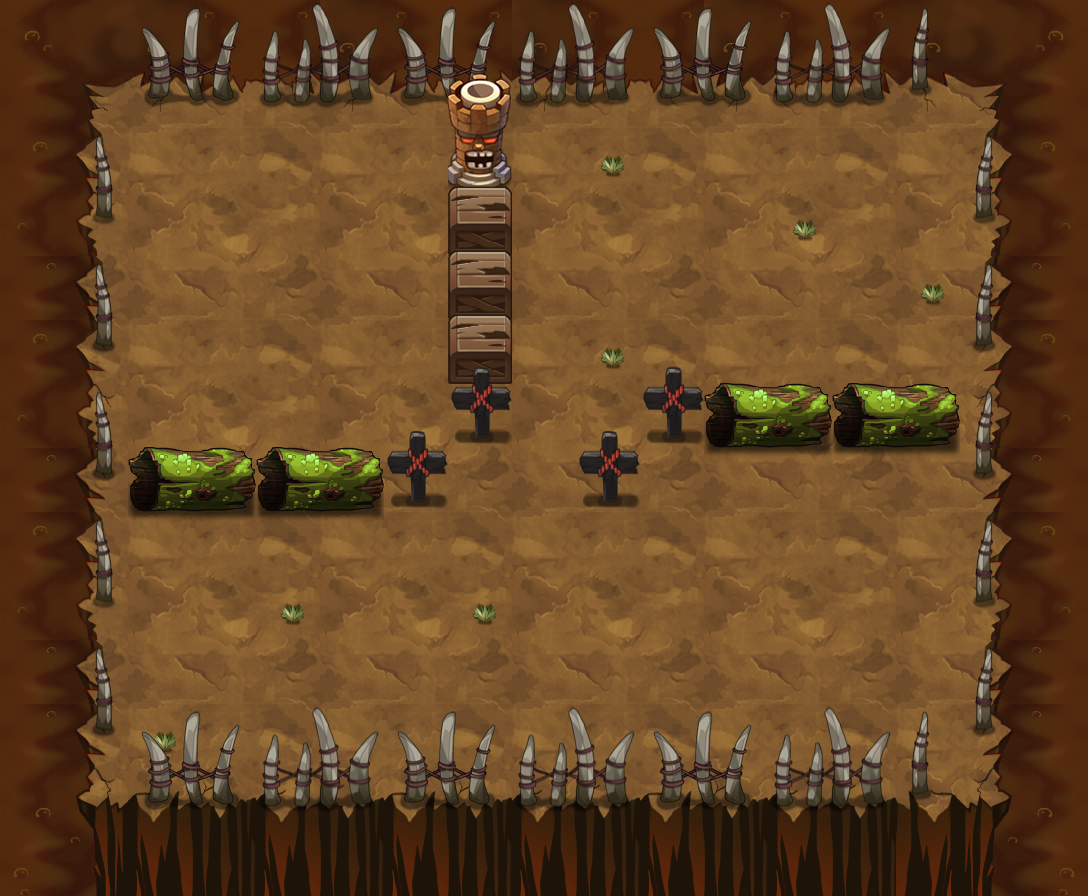

A 2D game scene composited from a Tiled map and its tileset images. What follows is a short description and the map's XML, with each tile layer's data collapsed to a summary:
An orthogonal 17x14 tile map with 64x64 px tiles, 12 tile layers (PASS, 块层 2, 块层 5, 块层 3, ...) and 31 objects (27x TRAP, 3x yjdw2, PLAYER).

<map version="1.0" orientation="orthogonal" width="17" height="14" tilewidth="64" tileheight="64">
<properties>
  <property name="DESTRY1" value="25" />
  <property name="DESTRY2" value="27" />
  <property name="DESTRY_COUNT" value="2" />
  <property name="EXP" value="1055" />
  <property name="ITEM" value="D039" /> 
  <property name="MONEY" value="1583" />
</properties>
 <tileset firstgid="1" name="yjbl" tilewidth="64" tileheight="64">
  <image source="yjbl-hd.png" width="900" height="1200" />
 </tileset>
 <layer name="PASS" width="17" height="14">
  <data>[238 cells, 124 non-empty, 10 distinct tile ids]</data>
 </layer>
 <layer name="块层 2" width="17" height="14">
  <data>[238 cells, 238 non-empty, 31 distinct tile ids]</data>
 </layer>
 <layer name="块层 5" width="17" height="14">
  <data>[238 cells, 8 non-empty, 2 distinct tile ids]</data>
 </layer>
 <layer name="块层 3" width="17" height="14">
  <data>[238 cells, 66 non-empty, 11 distinct tile ids]</data>
 </layer>
 <layer name="块层 6" width="17" height="14">
  <data>[238 cells, 16 non-empty, 5 distinct tile ids]</data>
 </layer>
 <layer name="SHELTER 11" width="17" height="14">
  <data>[238 cells, 13 non-empty, 5 distinct tile ids]</data>
 </layer>
 <layer name="SHELTER 6" width="17" height="14">
  <data>[238 cells, 6 non-empty, 3 distinct tile ids]</data>
 </layer>
 <layer name="SHELTER 5" width="17" height="14">
  <data>[238 cells, 6 non-empty, 3 distinct tile ids]</data>
 </layer>
 <layer name="SHELTER 4" width="17" height="14">
  <data>[238 cells, 1 non-empty, 1 distinct tile ids]</data>
 </layer>
 <layer name="SHELTER 3" width="17" height="14">
  <data>[238 cells, 1 non-empty, 1 distinct tile ids]</data>
 </layer>
 <layer name="SHELTER 2" width="17" height="14">
  <data>[238 cells, 1 non-empty, 1 distinct tile ids]</data>
 </layer>
 <layer name="SHELTER 1" width="17" height="14">
  <data>[238 cells, 1 non-empty, 1 distinct tile ids]</data>
 </layer>
 <objectgroup name="对象层 1" width="34" height="28">
  <object name="PLAYER" type="PLAYER" x="896" y="192" width="64" height="64" />
  <object name="yjdw2" x="192" y="704" width="64" height="64">
   <properties>
    <property name="lua_ai" value="monster_yjdw_ai" />
    <property name="quality" value="yjdw2.quality" />
   </properties>
  </object>
  <object name="yjdw2" x="384" y="576" width="64" height="64">
   <properties>
    <property name="lua_ai" value="monster_yjdw_ai" />
    <property name="quality" value="yjdw2.quality" />
   </properties>
  </object>
  <object name="yjdw2" x="192" y="256" width="64" height="64">
   <properties>
    <property name="lua_ai" value="monster_yjdw_ai" />
    <property name="quality" value="yjdw2.quality" />
   </properties>
  </object>
  <object name="liusha" type="TRAP" x="256" y="256" width="64" height="64">
   <properties>
    <property name="lua_ai" value="trap_mire_ai" />
    <property name="trap_ani" value="liusha.actor" />
    <property name="trap_floor" value="true" />
    <property name="trap_sh" value="1" />
    <property name="trap_sw" value="1" />
   </properties>
  </object>
  <object name="liusha" type="TRAP" x="768" y="576" width="64" height="64">
   <properties>
    <property name="lua_ai" value="trap_mire_ai" />
    <property name="trap_ani" value="liusha.actor" />
    <property name="trap_floor" value="true" />
    <property name="trap_sh" value="1" />
    <property name="trap_sw" value="1" />
   </properties>
  </object>
  <object name="fire_control1" type="TRAP" x="896" y="704" width="64" height="64">
   <properties>
    <property name="trap_ani" value="switch.actor" />
    <property name="trap_floor" value="true" />
    <property name="trap_id" value="0" />
    <property name="trap_script" value="trap(&quot;fire_control1&quot;):setOpened( false ); trap(&quot;fire1&quot;):setVisit( false );" />
    <property name="trap_sound_id" value="2" />
    <property name="trap_start_mode" value="0" />
    <property name="trap_state" value="open" />
   </properties>
  </object>
  <object name="fire1" type="TRAP" x="448" y="192" width="64" height="192">
   <properties>
    <property name="trap_id" value="1" />
    <property name="trap_particle" value="trap_fire_down_up_3.plist" />
    <property name="trap_state" value="open" />
   </properties>
  </object>
  <object name="belt_right" type="TRAP" x="128" y="512" width="64" height="64">
   <properties>
    <property name="lua_ai" value="trap_belt_right_ai" />
    <property name="trap_ani" value="belt_right.actor" />
    <property name="trap_floor" value="true" />
   </properties>
  </object>
  <object name="belt_right" type="TRAP" x="192" y="512" width="64" height="64">
   <properties>
    <property name="lua_ai" value="trap_belt_right_ai" />
    <property name="trap_ani" value="belt_right.actor" />
    <property name="trap_floor" value="true" />
   </properties>
  </object>
  <object name="belt_right" type="TRAP" x="256" y="512" width="64" height="64">
   <properties>
    <property name="lua_ai" value="trap_belt_right_ai" />
    <property name="trap_ani" value="belt_right.actor" />
    <property name="trap_floor" value="true" />
   </properties>
  </object>
  <object name="belt_right" type="TRAP" x="320" y="512" width="64" height="64">
   <properties>
    <property name="lua_ai" value="trap_belt_right_ai" />
    <property name="trap_ani" value="belt_right.actor" />
    <property name="trap_floor" value="true" />
   </properties>
  </object>
  <object name="belt_right" type="TRAP" x="384" y="512" width="64" height="64">
   <properties>
    <property name="lua_ai" value="trap_belt_right_ai" />
    <property name="trap_ani" value="belt_right.actor" />
    <property name="trap_floor" value="true" />
   </properties>
  </object>
  <object name="belt_right" type="TRAP" x="576" y="512" width="64" height="64">
   <properties>
    <property name="lua_ai" value="trap_belt_right_ai" />
    <property name="trap_ani" value="belt_right.actor" />
    <property name="trap_floor" value="true" />
   </properties>
  </object>
  <object name="belt_right" type="TRAP" x="448" y="512" width="64" height="64">
   <properties>
    <property name="lua_ai" value="trap_belt_right_ai" />
    <property name="trap_ani" value="belt_right.actor" />
    <property name="trap_floor" value="true" />
   </properties>
  </object>
  <object name="belt_right" type="TRAP" x="512" y="512" width="64" height="64">
   <properties>
    <property name="lua_ai" value="trap_belt_right_ai" />
    <property name="trap_ani" value="belt_right.actor" />
    <property name="trap_floor" value="true" />
   </properties>
  </object>
  <object name="belt_left" type="TRAP" x="576" y="640" width="64" height="64">
   <properties>
    <property name="lua_ai" value="trap_belt_left_ai" />
    <property name="trap_ani" value="belt_left.actor" />
    <property name="trap_floor" value="true" />
   </properties>
  </object>
  <object name="belt_left" type="TRAP" x="512" y="640" width="64" height="64">
   <properties>
    <property name="lua_ai" value="trap_belt_left_ai" />
    <property name="trap_ani" value="belt_left.actor" />
    <property name="trap_floor" value="true" />
   </properties>
  </object>
  <object name="belt_left" type="TRAP" x="448" y="640" width="64" height="64">
   <properties>
    <property name="lua_ai" value="trap_belt_left_ai" />
    <property name="trap_ani" value="belt_left.actor" />
    <property name="trap_floor" value="true" />
   </properties>
  </object>
  <object name="belt_left" type="TRAP" x="384" y="640" width="64" height="64">
   <properties>
    <property name="lua_ai" value="trap_belt_left_ai" />
    <property name="trap_ani" value="belt_left.actor" />
    <property name="trap_floor" value="true" />
   </properties>
  </object>
  </objectgroup>
</map>
<!-- 11 of 31 objects omitted -->
